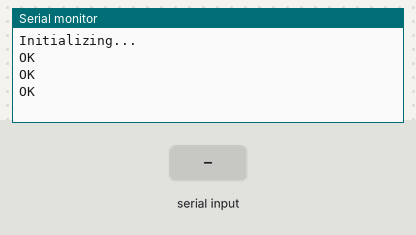
Simulated run of this sketch. Board: Arduino Uno, built with avr-gcc and run on an emulated ATmega328P. On the bench: the last lines printed to the serial monitor. The inputs (shaded band) are chosen by the test bench. The modem accepts every AT command (registered, SIM ready, sends succeed) and sends nothing else.

Above: at 5.2 s.
5.3 s: "1" received over the second serial link
At 6.4 s:
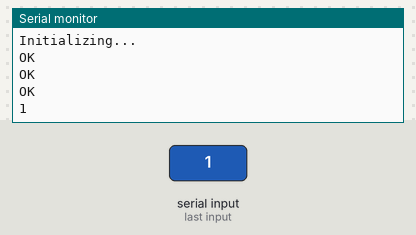
7.5 s: "0" received over the second serial link
At 9.1 s:
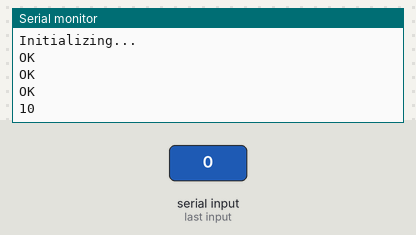

Measured:
- after the input at 5.3 s, the serial monitor: prints a new line after 0.70 s (image 1)
- after the input at 7.5 s, the serial monitor: prints a new line after 0.50 s (image 2)

The sketch:

sim800l.ino
```cpp
#include <SoftwareSerial.h>

#define txPin 12
#define rxPin 13

SoftwareSerial mySerial(rxPin, txPin);

void setup() {
  //Begin serial communication with Arduino and Arduino IDE (Serial Monitor)
  Serial.begin(9600);

  //Begin serial communication with Arduino and SIM800L
  mySerial.begin(115200);

  Serial.println("Initializing...");
  delay(1000);

  mySerial.println("AT");  //Once the handshake test is successful, it will back to OK
  updateSerial();

  mySerial.println("AT+CMGF=1");  // Configuring TEXT mode
  updateSerial();

  mySerial.println("AT+CNMI=1,2,0,0,0");  // Configuring TEXT mode
  updateSerial();

  // mySerial.println("AT+CMGS=\"+541138776880\"");//change ZZ with country code and xxxxxxxxxxx with phone number to sms
  // updateSerial();
  // mySerial.print("AGUANTE EL PAPO VIEJA"); //text content
  // updateSerial();
  // mySerial.write(26);
}

void loop() {
  updateSerial();
}

void updateSerial() {
  delay(500);
  while (Serial.available()) {
    mySerial.write(Serial.read());  //Forward what Serial received to Software Serial Port
  }
  delay(500);
  while (mySerial.available()) {
    Serial.write(mySerial.read());  //Forward what Software Serial received to Serial Port
  }
}
```
